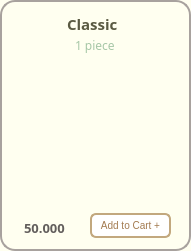
       <widget class="QFrame" name="frame_croisclassic">
        <property name="geometry">
         <rect>
          <x>470</x>
          <y>9</y>
          <width>191</width>
          <height>251</height>
         </rect>
        </property>
        <property name="styleSheet">
         <string notr="true">background-color:#FFFFF0;
border-radius: 15px; 
border: 2px solid #A8A29E ;</string>
        </property>
        <property name="frameShape">
         <enum>QFrame::StyledPanel</enum>
        </property>
        <property name="frameShadow">
         <enum>QFrame::Raised</enum>
        </property>
        <widget class="QLabel" name="label_classic">
         <property name="geometry">
          <rect>
           <x>67</x>
           <y>14</y>
           <width>71</width>
           <height>20</height>
          </rect>
         </property>
         <property name="sizePolicy">
          <sizepolicy hsizetype="Fixed" vsizetype="Fixed">
           <horstretch>0</horstretch>
           <verstretch>0</verstretch>
          </sizepolicy>
         </property>
         <property name="font">
          <font>
           <family>Mongolian Baiti</family>
           <pointsize>11</pointsize>
           <weight>75</weight>
           <bold>true</bold>
          </font>
         </property>
         <property name="styleSheet">
          <string notr="true">border-radius: 0px;
border:0px solid;
color:#5A5A42</string>
         </property>
         <property name="text">
          <string>Classic</string>
         </property>
        </widget>
        <widget class="QLabel" name="label_classic_size">
         <property name="geometry">
          <rect>
           <x>75</x>
           <y>37</y>
           <width>51</width>
           <height>16</height>
          </rect>
         </property>
         <property name="sizePolicy">
          <sizepolicy hsizetype="Fixed" vsizetype="Fixed">
           <horstretch>0</horstretch>
           <verstretch>0</verstretch>
          </sizepolicy>
         </property>
         <property name="font">
          <font>
           <family>Mongolian Baiti</family>
           <pointsize>9</pointsize>
          </font>
         </property>
         <property name="styleSheet">
          <string notr="true">color: #A7C7A7;
border:0px</string>
         </property>
         <property name="text">
          <string>1 piece</string>
         </property>
        </widget>
        <widget class="QLabel" name="label_crois_classic">
         <property name="geometry">
          <rect>
           <x>0</x>
           <y>49</y>
           <width>191</width>
           <height>181</height>
          </rect>
         </property>
         <property name="sizePolicy">
          <sizepolicy hsizetype="Fixed" vsizetype="Ignored">
           <horstretch>0</horstretch>
           <verstretch>0</verstretch>
          </sizepolicy>
         </property>
         <property name="styleSheet">
          <string notr="true">border:0px;
background-color: transparent;</string>
         </property>
         <property name="text">
          <string/>
         </property>
         <property name="pixmap">
          <pixmap>../images/classic.png</pixmap>
         </property>
         <property name="scaledContents">
          <bool>true</bool>
         </property>
        </widget>
        <widget class="QPushButton" name="pushButton_add15">
         <property name="geometry">
          <rect>
           <x>90</x>
           <y>213</y>
           <width>81</width>
           <height>25</height>
          </rect>
         </property>
         <property name="maximumSize">
          <size>
           <width>16777207</width>
           <height>16777215</height>
          </size>
         </property>
         <property name="font">
          <font>
           <pointsize>-1</pointsize>
          </font>
         </property>
         <property name="styleSheet">
          <string notr="true">QPushButton {
    background-color: white;
    color: #A37B50;
    border: 2px solid #C2A87E;
    border-radius: 6px;
    padding: 4px 5px;
    font-size: 10px;
}

QPushButton:hover {
    background-color: #F7F3EF;
}

QPushButton:pressed {
    background-color: #E6D5C3;
}
</string>
         </property>
         <property name="text">
          <string>Add to Cart +</string>
         </property>
        </widget>
        <widget class="QLabel" name="label_classic_price">
         <property name="geometry">
          <rect>
           <x>24</x>
           <y>220</y>
           <width>61</width>
           <height>16</height>
          </rect>
         </property>
         <property name="font">
          <font>
           <family>Mongolian Baiti</family>
           <pointsize>10</pointsize>
           <weight>75</weight>
           <bold>true</bold>
          </font>
         </property>
         <property name="styleSheet">
          <string notr="true">border:0px;
color: rgb(98, 94, 92);
</string>
         </property>
         <property name="text">
          <string>50.000</string>
         </property>
        </widget>
       </widget>
